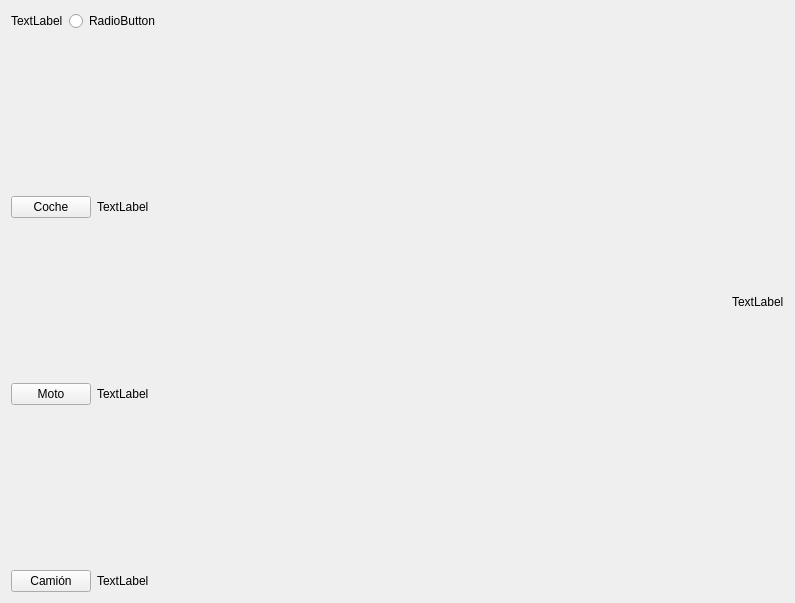
<?xml version="1.0" encoding="UTF-8"?>
<ui version="4.0">
 <class>MyForm</class>
 <widget class="QWidget" name="MyForm">
  <property name="geometry">
   <rect>
    <x>0</x>
    <y>0</y>
    <width>795</width>
    <height>603</height>
   </rect>
  </property>
  <property name="windowTitle">
   <string>Form</string>
  </property>
  <layout class="QVBoxLayout" name="verticalLayout_6">
   <item>
    <layout class="QHBoxLayout" name="horizontalLayout_5">
     <item>
      <layout class="QVBoxLayout" name="verticalLayout_5">
       <item>
        <layout class="QHBoxLayout" name="horizontalLayout">
         <item>
          <widget class="MyQLabel" name="label">
           <property name="text">
            <string>TextLabel</string>
           </property>
          </widget>
         </item>
         <item>
          <widget class="QRadioButton" name="radioButton">
           <property name="text">
            <string>RadioButton</string>
           </property>
          </widget>
         </item>
        </layout>
       </item>
       <item>
        <spacer name="verticalSpacer">
         <property name="orientation">
          <enum>Qt::Vertical</enum>
         </property>
         <property name="sizeHint" stdset="0">
          <size>
           <width>20</width>
           <height>40</height>
          </size>
         </property>
        </spacer>
       </item>
       <item>
        <layout class="QHBoxLayout" name="horizontalLayout_2">
         <item>
          <widget class="QPushButton" name="pushButton">
           <property name="text">
            <string>Coche</string>
           </property>
          </widget>
         </item>
         <item>
          <widget class="MyQLabel" name="label_2">
           <property name="text">
            <string>TextLabel</string>
           </property>
          </widget>
         </item>
        </layout>
       </item>
       <item>
        <spacer name="verticalSpacer_2">
         <property name="orientation">
          <enum>Qt::Vertical</enum>
         </property>
         <property name="sizeHint" stdset="0">
          <size>
           <width>20</width>
           <height>40</height>
          </size>
         </property>
        </spacer>
       </item>
       <item>
        <layout class="QHBoxLayout" name="horizontalLayout_3">
         <item>
          <widget class="QPushButton" name="pushButton_2">
           <property name="text">
            <string>Moto</string>
           </property>
          </widget>
         </item>
         <item>
          <widget class="MyQLabel" name="label_3">
           <property name="text">
            <string>TextLabel</string>
           </property>
          </widget>
         </item>
        </layout>
       </item>
       <item>
        <spacer name="verticalSpacer_3">
         <property name="orientation">
          <enum>Qt::Vertical</enum>
         </property>
         <property name="sizeHint" stdset="0">
          <size>
           <width>20</width>
           <height>40</height>
          </size>
         </property>
        </spacer>
       </item>
       <item>
        <layout class="QHBoxLayout" name="horizontalLayout_4">
         <item>
          <widget class="QPushButton" name="pushButton_3">
           <property name="text">
            <string>Camión</string>
           </property>
          </widget>
         </item>
         <item>
          <widget class="MyQLabel" name="label_4">
           <property name="text">
            <string>TextLabel</string>
           </property>
          </widget>
         </item>
        </layout>
       </item>
      </layout>
     </item>
     <item>
      <spacer name="horizontalSpacer">
       <property name="orientation">
        <enum>Qt::Horizontal</enum>
       </property>
       <property name="sizeHint" stdset="0">
        <size>
         <width>40</width>
         <height>20</height>
        </size>
       </property>
      </spacer>
     </item>
     <item>
      <widget class="MyQLabel" name="label_5">
       <property name="text">
        <string>TextLabel</string>
       </property>
      </widget>
     </item>
    </layout>
   </item>
  </layout>
 </widget>
 <customwidgets>
  <customwidget>
   <class>MyQLabel</class>
   <extends>QLabel</extends>
   <header>MyQLabel.h</header>
   <slots>
    <slot>incrementarContador()</slot>
    <slot>sumarPrecioCotxe_Moto()</slot>
    <slot>sumarPrecioCamion()</slot>
    <slot>cambiarEstate()</slot>
    <slot>cambiarColor()</slot>
   </slots>
  </customwidget>
 </customwidgets>
 <resources/>
 <connections>
  <connection>
   <sender>pushButton</sender>
   <signal>clicked()</signal>
   <receiver>label_2</receiver>
   <slot>incrementarContador()</slot>
   <hints>
    <hint type="sourcelabel">
     <x>180</x>
     <y>274</y>
    </hint>
    <hint type="destinationlabel">
     <x>303</x>
     <y>281</y>
    </hint>
   </hints>
  </connection>
  <connection>
   <sender>pushButton_2</sender>
   <signal>clicked()</signal>
   <receiver>label_3</receiver>
   <slot>incrementarContador()</slot>
   <hints>
    <hint type="sourcelabel">
     <x>191</x>
     <y>328</y>
    </hint>
    <hint type="destinationlabel">
     <x>297</x>
     <y>327</y>
    </hint>
   </hints>
  </connection>
  <connection>
   <sender>radioButton</sender>
   <signal>clicked()</signal>
   <receiver>label_2</receiver>
   <slot>cambiarEstate()</slot>
   <hints>
    <hint type="sourcelabel">
     <x>353</x>
     <y>132</y>
    </hint>
    <hint type="destinationlabel">
     <x>300</x>
     <y>279</y>
    </hint>
   </hints>
  </connection>
  <connection>
   <sender>radioButton</sender>
   <signal>clicked()</signal>
   <receiver>label_3</receiver>
   <slot>cambiarEstate()</slot>
   <hints>
    <hint type="sourcelabel">
     <x>382</x>
     <y>135</y>
    </hint>
    <hint type="destinationlabel">
     <x>282</x>
     <y>326</y>
    </hint>
   </hints>
  </connection>
  <connection>
   <sender>pushButton</sender>
   <signal>clicked()</signal>
   <receiver>label_5</receiver>
   <slot>sumarPrecioCotxe_Moto()</slot>
   <hints>
    <hint type="sourcelabel">
     <x>183</x>
     <y>277</y>
    </hint>
    <hint type="destinationlabel">
     <x>498</x>
     <y>329</y>
    </hint>
   </hints>
  </connection>
  <connection>
   <sender>pushButton_2</sender>
   <signal>clicked()</signal>
   <receiver>label_5</receiver>
   <slot>sumarPrecioCotxe_Moto()</slot>
   <hints>
    <hint type="sourcelabel">
     <x>171</x>
     <y>329</y>
    </hint>
    <hint type="destinationlabel">
     <x>495</x>
     <y>332</y>
    </hint>
   </hints>
  </connection>
  <connection>
   <sender>radioButton</sender>
   <signal>clicked()</signal>
   <receiver>label_5</receiver>
   <slot>cambiarEstate()</slot>
   <hints>
    <hint type="sourcelabel">
     <x>383</x>
     <y>130</y>
    </hint>
    <hint type="destinationlabel">
     <x>517</x>
     <y>325</y>
    </hint>
   </hints>
  </connection>
  <connection>
   <sender>radioButton</sender>
   <signal>clicked()</signal>
   <receiver>label</receiver>
   <slot>cambiarColor()</slot>
   <hints>
    <hint type="sourcelabel">
     <x>341</x>
     <y>124</y>
    </hint>
    <hint type="destinationlabel">
     <x>191</x>
     <y>108</y>
    </hint>
   </hints>
  </connection>
  <connection>
   <sender>radioButton</sender>
   <signal>clicked()</signal>
   <receiver>label_4</receiver>
   <slot>cambiarEstate()</slot>
   <hints>
    <hint type="sourcelabel">
     <x>391</x>
     <y>130</y>
    </hint>
    <hint type="destinationlabel">
     <x>310</x>
     <y>379</y>
    </hint>
   </hints>
  </connection>
  <connection>
   <sender>pushButton_3</sender>
   <signal>clicked()</signal>
   <receiver>label_4</receiver>
   <slot>incrementarContador()</slot>
   <hints>
    <hint type="sourcelabel">
     <x>190</x>
     <y>383</y>
    </hint>
    <hint type="destinationlabel">
     <x>285</x>
     <y>373</y>
    </hint>
   </hints>
  </connection>
  <connection>
   <sender>pushButton_3</sender>
   <signal>clicked()</signal>
   <receiver>label_5</receiver>
   <slot>sumarPrecioCamion()</slot>
   <hints>
    <hint type="sourcelabel">
     <x>197</x>
     <y>386</y>
    </hint>
    <hint type="destinationlabel">
     <x>478</x>
     <y>329</y>
    </hint>
   </hints>
  </connection>
 </connections>
</ui>
